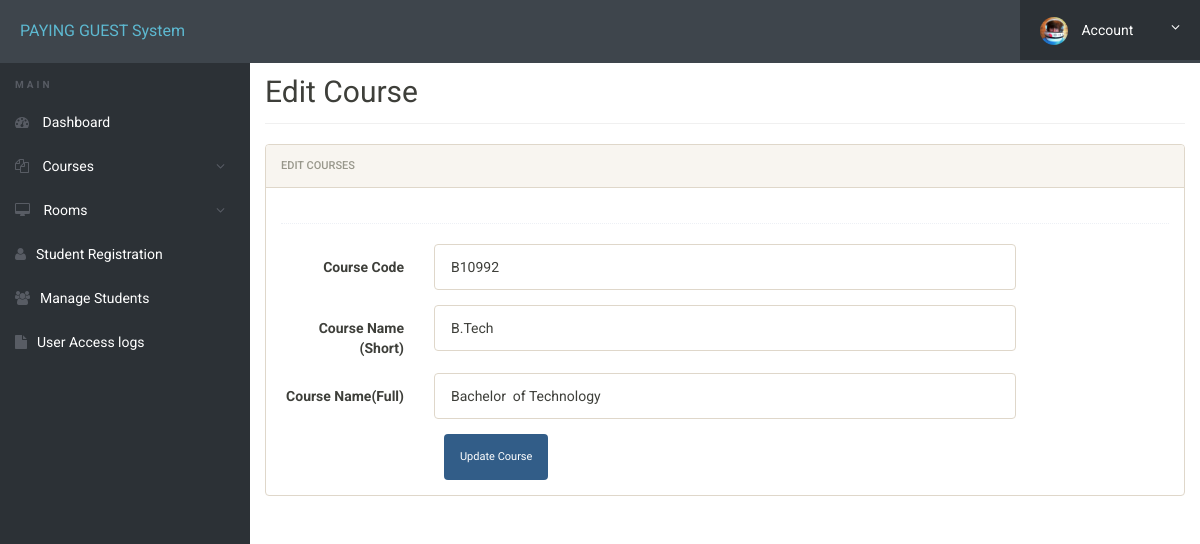
The page /admin/edit-course.php?id=1 (signed in) on the database its author committed.
### tables this page shows
CREATE TABLE `courses` (
  `id` int(11) NOT NULL,
  `course_code` varchar(255) DEFAULT NULL,
  `course_sn` varchar(255) DEFAULT NULL,
  `course_fn` varchar(255) DEFAULT NULL,
  `posting_date` timestamp NULL DEFAULT CURRENT_TIMESTAMP
);

### admin/edit-course.php (the view, shortened to what this page needs)
<?php
include('includes/config.php');
?>
<!doctype html>
<html lang="en" class="no-js">
<head>
	<link rel="stylesheet" href="css/font-awesome.min.css">
	<link rel="stylesheet" href="css/bootstrap.min.css">
	<link rel="stylesheet" href="css/dataTables.bootstrap.min.css">>
	<link rel="stylesheet" href="css/bootstrap-social.css">
	<link rel="stylesheet" href="css/bootstrap-select.css">
	<link rel="stylesheet" href="css/fileinput.min.css">
	<link rel="stylesheet" href="css/awesome-bootstrap-checkbox.css">
	<link rel="stylesheet" href="css/style.css">
</head>
<body>
	<?php include('includes/header.php');?>
	<div class="ts-main-content">
		<?php include('includes/sidebar.php');?>
		<div class="content-wrapper">
			<div class="container-fluid">
				<div class="row">
					<div class="col-md-12">
						<h2 class="page-title">Edit Course </h2>
						<div class="row">
							<div class="col-md-12">
								<div class="panel panel-default">
									<div class="panel-heading">Edit courses</div>
									<div class="panel-body">
										<form method="post" class="form-horizontal">
												<?php
												$id=$_GET['id'];
	$ret="select * from courses where id=?";
		$stmt= $mysqli->prepare($ret) ;
	 $stmt->bind_param('i',$id);
	 $stmt->execute() ;
	 $res=$stmt->get_result();
	   while($row=$res->fetch_object())
	  {
	  	?>
						<div class="hr-dashed"></div>
						<div class="form-group">
						<label class="col-sm-2 control-label">Course Code </label>
					<div class="col-sm-8">
					<input type="text"  name="cc" value="<?php echo $row->course_code;?>"  class="form-control"> </div>
					</div>
				 <div class="form-group">
				<label class="col-sm-2 control-label">Course Name (Short)</label>
		<div class="col-sm-8">
	<input type="text" class="form-control" name="cns" id="cns" value="<?php echo $row->course_sn;?>" required="required">
						 </div>
						</div>
<div class="form-group">
									<label class="col-sm-2 control-label">Course Name(Full)</label>
									<div class="col-sm-8">
									<input type="text" class="form-control" name="cnf" value="<?php echo $row->course_fn;?>" >
												</div>
											</div>
<?php } ?>
												<div class="col-sm-8 col-sm-offset-2">
													<input class="btn btn-primary" type="submit" name="submit" value="Update Course">
												</div>
											</div>
									</div>
								</div>
							</div>
							</div>
						</div>
					</div>
				</div>
			</div>
</body>
</html>

### css/style.css (style rules this page uses)
html { font-size: 14px; }
@media only screen and (min-width: 480px) { html { font-size: 17px; } }
@media only screen and (min-width: 768px) { html { font-size: 14px; } }
body { font-size: 1em; }
.btn { font-family: 'Oswald', sans-serif; }
.hr-dashed { background-color: transparent; border-top: 1px dotted #edf0f5; color: transparent; height: 1px; margin: 20px 0; }
.panel { overflow: hidden; }
.btn { text-transform: none; }
.page-title { padding-bottom: 15px; margin-bottom: 20px; border-bottom: 1px solid #f0f0f0; }
.ts-main-content .content-wrapper { padding-top: 15px; margin-top: 20px; }
@media only screen and (min-width: 992px) { .ts-main-content .content-wrapper { margin-left: 250px; } }

### rows shown on the page
courses: cc "B10992", cns "B.Tech", cnf "Bachelor of Technology"
